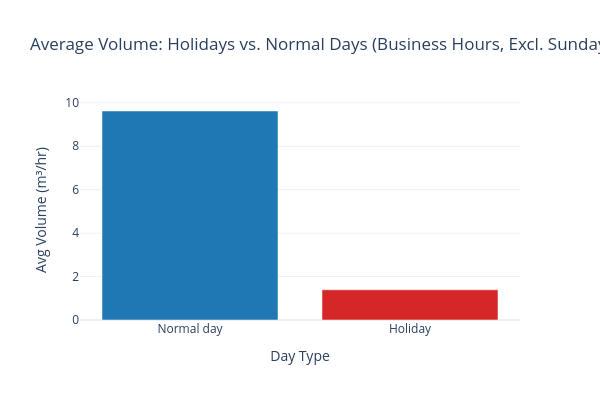

The notebook cell this image was saved under:
### Markdown cell above
Turns out that first iteration's variables: `days_to_quincena` and `is_quincena` are not correlated at all to the target variable so we'll not add them for the second iteration.

### Code cell
# Cell 8: Holiday analysis — testing if Mexican holidays shut down plants
# If holidays matter, we should see volume drop to near-zero on holiday dates.

import holidays

mx_holidays = holidays.MX(years=range(2020, 2027))
df_pre_FE["is_holiday"] = df_pre_FE["programmed_departure_time"].dt.date.isin(mx_holidays).astype(int)

# Compare holiday vs. non-holiday (business hours only, excluding Sundays)
business_no_sunday = df_pre_FE[
    (df_pre_FE["programmed_departure_hour"].between(7, 17)) & 
    (df_pre_FE["day_of_week"] != 6)
].copy()

holiday_comparison = business_no_sunday.groupby("is_holiday")["volume_m3"].agg(["mean", "count"]).reset_index()
holiday_comparison["is_holiday"] = holiday_comparison["is_holiday"].map({0: "Normal day", 1: "Holiday"})

fig = px.bar(
    holiday_comparison,
    x="is_holiday",
    y="mean",
    title="Average Volume: Holidays vs. Normal Days (Business Hours, Excl. Sundays)",
    labels={"mean": "Avg Volume (m³/hr)", "is_holiday": "Day Type"},
    color="is_holiday",
    color_discrete_map={"Normal day": "#1f77b4", "Holiday": "#d62728"}
)
fig.update_layout(width=600, height=400, template="plotly_white", showlegend=False)
fig.show()

print(holiday_comparison)
print(f"\nCorrelation is_holiday with volume: {df_pre_FE['is_holiday'].corr(df_pre_FE['volume_m3']):.3f}")

### Figure 1 — Plotly figure (JSON) as saved in the notebook; plotly's stock layout.template omitted (floating-point values rounded to 4 significant figures)
{"data": [{"hovertemplate": "Day Type=%{x}<br>Avg Volume (m³/hr)=%{y}<extra></extra>", "legendgroup": "Normal day", "marker": {"color": "#1f77b4", "pattern": {"shape": ""}}, "name": "Normal day", "orientation": "v", "showlegend": true, "textposition": "auto", "type": "bar", "x": ["Normal day"], "xaxis": "x", "y": [9.625], "yaxis": "y"}, {"hovertemplate": "Day Type=%{x}<br>Avg Volume (m³/hr)=%{y}<extra></extra>", "legendgroup": "Holiday", "marker": {"color": "#d62728", "pattern": {"shape": ""}}, "name": "Holiday", "orientation": "v", "showlegend": true, "textposition": "auto", "type": "bar", "x": ["Holiday"], "xaxis": "x", "y": [1.391], "yaxis": "y"}], "layout": {"barmode": "relative", "height": 400, "legend": {"title": {"text": "Day Type"}, "tracegroupgap": 0}, "showlegend": false, "title": {"text": "Average Volume: Holidays vs. Normal Days (Business Hours, Excl. Sundays)"}, "width": 600, "xaxis": {"anchor": "y", "categoryarray": ["Normal day", "Holiday"], "categoryorder": "array", "domain": [0, 1], "title": {"text": "Day Type"}}, "yaxis": {"anchor": "x", "domain": [0, 1], "title": {"text": "Avg Volume (m³/hr)"}}}}
